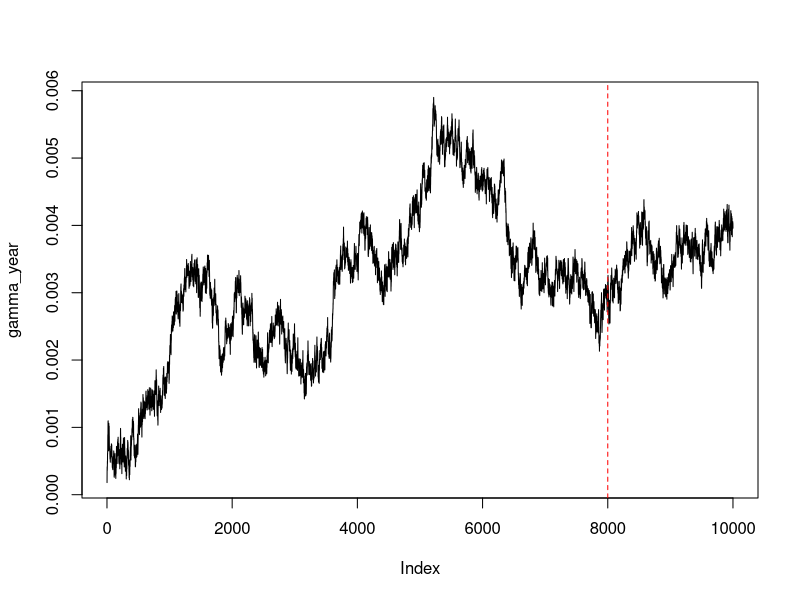
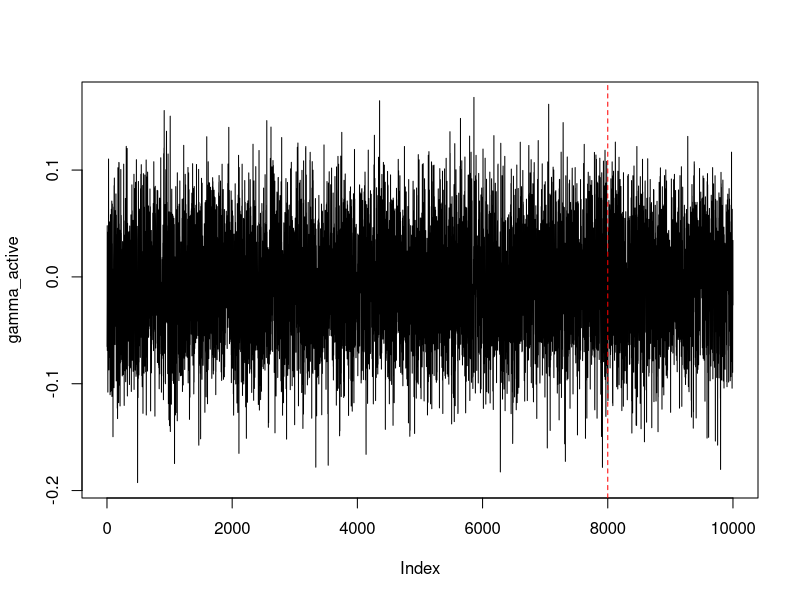

Recreate these plots in R, in order.
## ---- chunk 1
library(MASS)
library(tidyverse)
## ---- chunk 2
gamma_list <- read.csv("./data/gamma_list.csv")
summary(gamma_list, digit = 1) %>% knitr::kable(digits = 3,col.names = c("gamma_year","gamma_active","gamma_ET","gamma_NR","gamma_SS","gamma_TS"))

## ---- chunk 3
plot(gamma_list[,1], type = "l", ylab = "gamma_year")
abline(v = 8000, col = "red", lty = "dashed")# e.g. plot gamma1 (year)              seems not converge, just take the last stable part 8001-9000
plot(gamma_list[,2], type = "l", ylab = "gamma_active") # plot gamma2(active season)           seems converge, keep the number of burn in same as year
abline(v = 8000, col = "red", lty = "dashed")
## ---- chunk 4
# set burn in = 8000
gamma_list = slice(gamma_list, 8001:10000)
## ---- chunk 5
# see the histogram of year, some kind of normal
quantiles <- apply(gamma_list, 2, quantile, c(0.025, 0.975)) # use 2.5 and 97.5 quantile to get 95% credible interval
quantiles %>% knitr::kable(digits = 3,col.names = c("gamma_year","gamma_active","gamma_ET","gamma_NR","gamma_SS","gamma_TS"))
## ---- chunk 6
gamma_list <- read.csv("./data/gamma_list.csv")[,1:2] 
gamma_list = slice(gamma_list, 2001:10000)
quantiles <- apply(gamma_list, 2, quantile, c(0.025, 0.975)) # use 2.5 and 97.5 quantile to get 95% credible interval
quantiles
## ---- chunk 7

